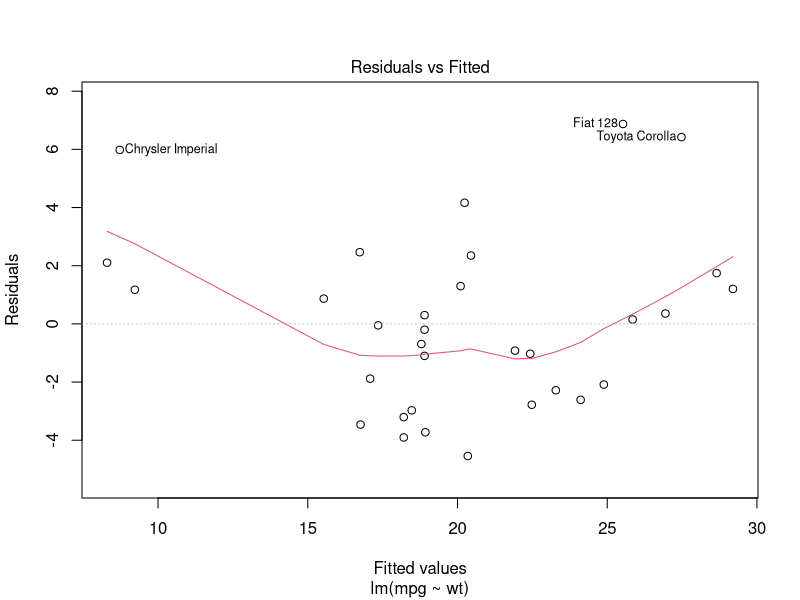
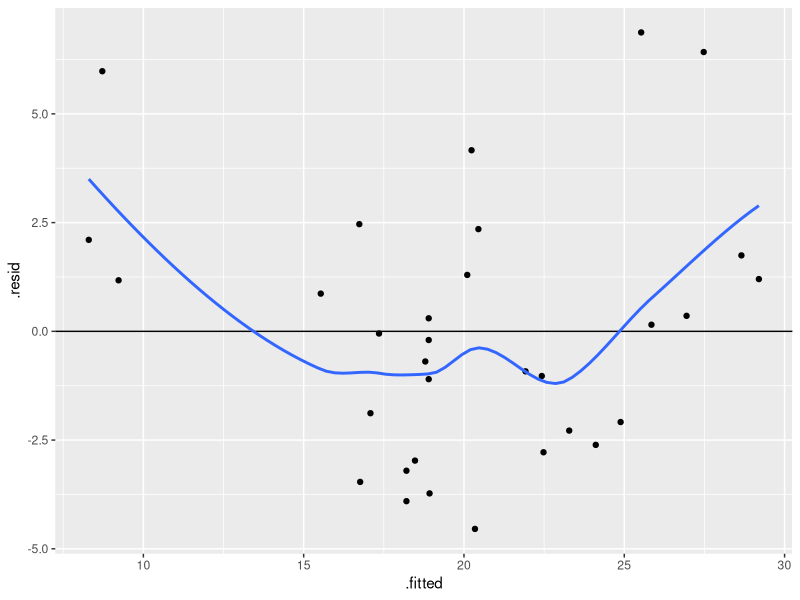
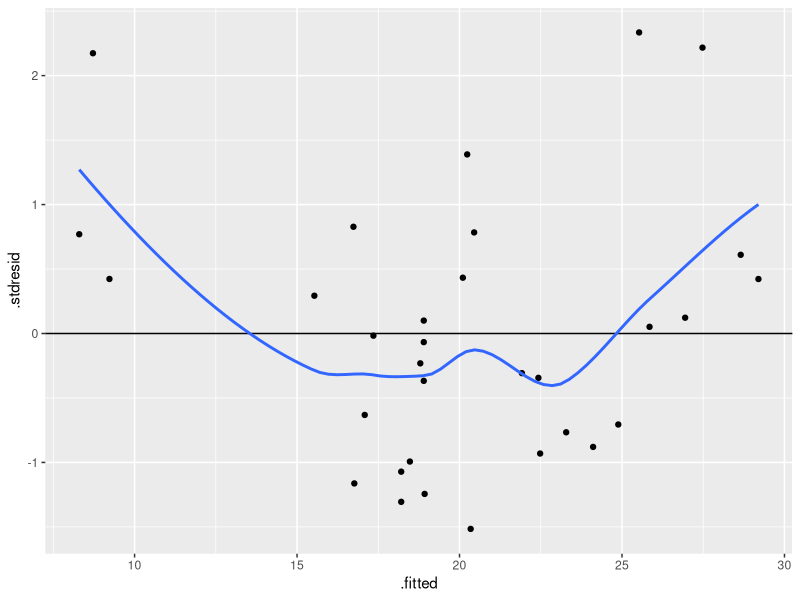
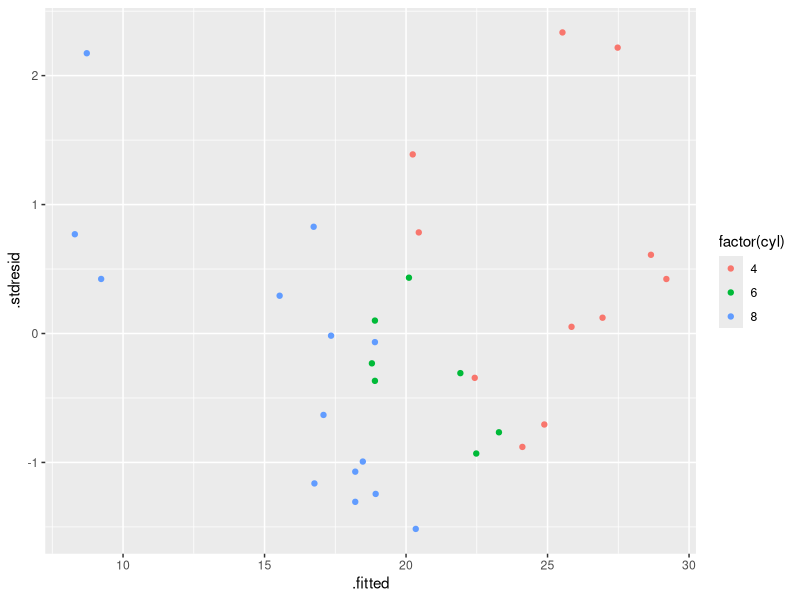
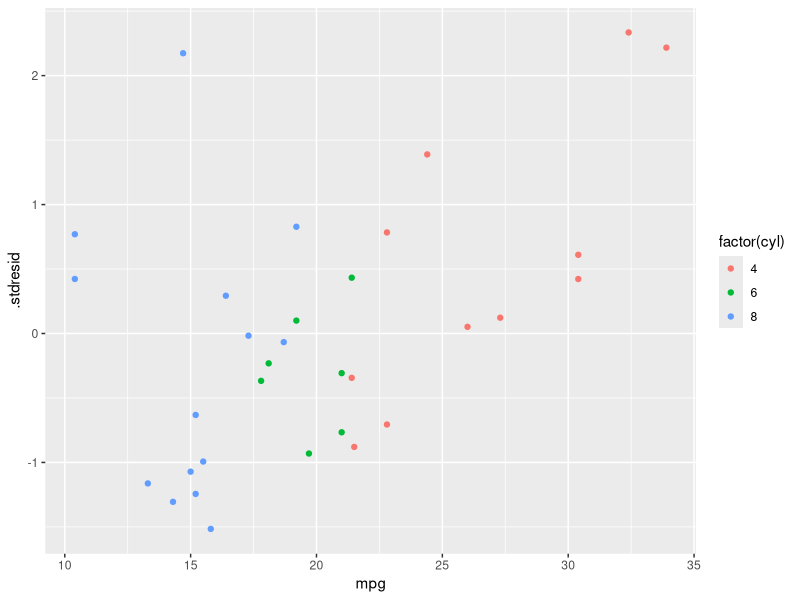
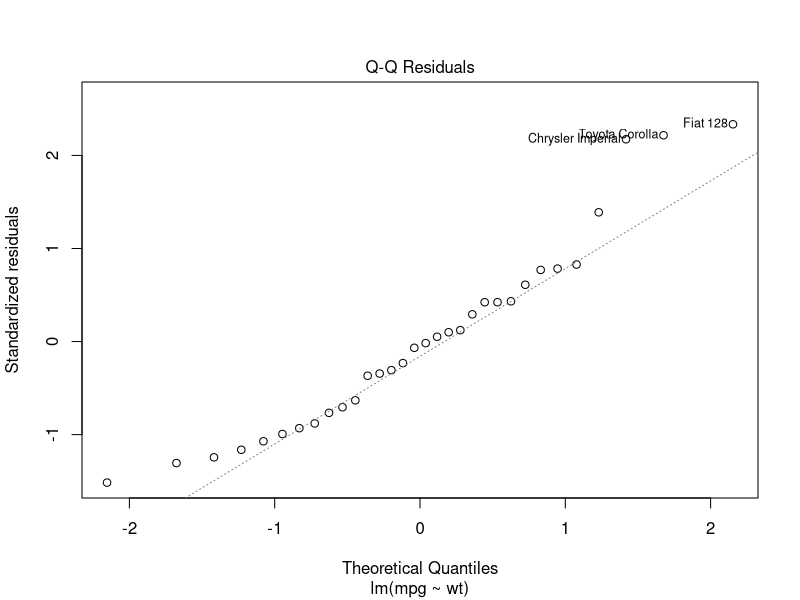
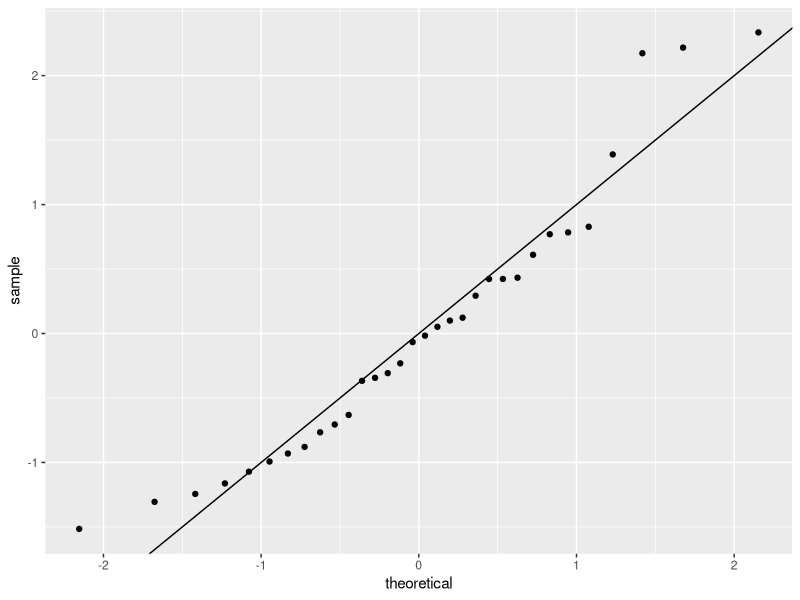
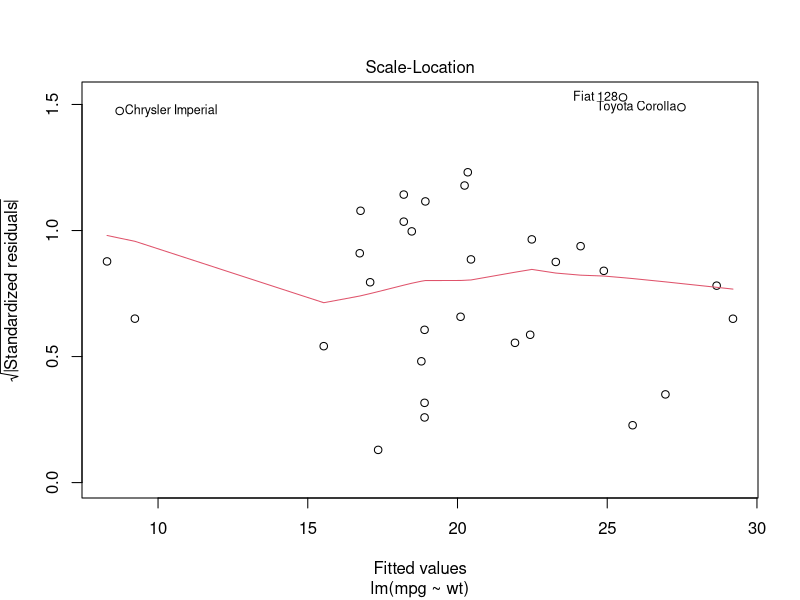

Source code (R) for these figures, in order:
library(ggplot2)


### Name: fortify.lm
### Title: Supplement the data fitted to a linear model with model fit
###   statistics.
### Aliases: fortify.lm
### Keywords: internal

### ** Examples

mod <- lm(mpg ~ wt, data = mtcars)
head(fortify(mod))
head(fortify(mod, mtcars))

plot(mod, which = 1)

ggplot(mod, aes(.fitted, .resid)) +
  geom_point() +
  geom_hline(yintercept = 0) +
  geom_smooth(se = FALSE)

ggplot(mod, aes(.fitted, .stdresid)) +
  geom_point() +
  geom_hline(yintercept = 0) +
  geom_smooth(se = FALSE)

ggplot(fortify(mod, mtcars), aes(.fitted, .stdresid)) +
  geom_point(aes(colour = factor(cyl)))

ggplot(fortify(mod, mtcars), aes(mpg, .stdresid)) +
  geom_point(aes(colour = factor(cyl)))

plot(mod, which = 2)
ggplot(mod) +
  stat_qq(aes(sample = .stdresid)) +
  geom_abline()

plot(mod, which = 3)
ggplot(mod, aes(.fitted, sqrt(abs(.stdresid)))) +
  geom_point() +
  geom_smooth(se = FALSE)

plot(mod, which = 4)
ggplot(mod, aes(seq_along(.cooksd), .cooksd)) +
  geom_col()

plot(mod, which = 5)
ggplot(mod, aes(.hat, .stdresid)) +
  geom_vline(size = 2, colour = "white", xintercept = 0) +
  geom_hline(size = 2, colour = "white", yintercept = 0) +
  geom_point() + geom_smooth(se = FALSE)

ggplot(mod, aes(.hat, .stdresid)) +
  geom_point(aes(size = .cooksd)) +
  geom_smooth(se = FALSE, size = 0.5)

plot(mod, which = 6)
ggplot(mod, aes(.hat, .cooksd)) +
  geom_vline(xintercept = 0, colour = NA) +
  geom_abline(slope = seq(0, 3, by = 0.5), colour = "white") +
  geom_smooth(se = FALSE) +
  geom_point()

ggplot(mod, aes(.hat, .cooksd)) +
  geom_point(aes(size = .cooksd / .hat)) +
  scale_size_area()
